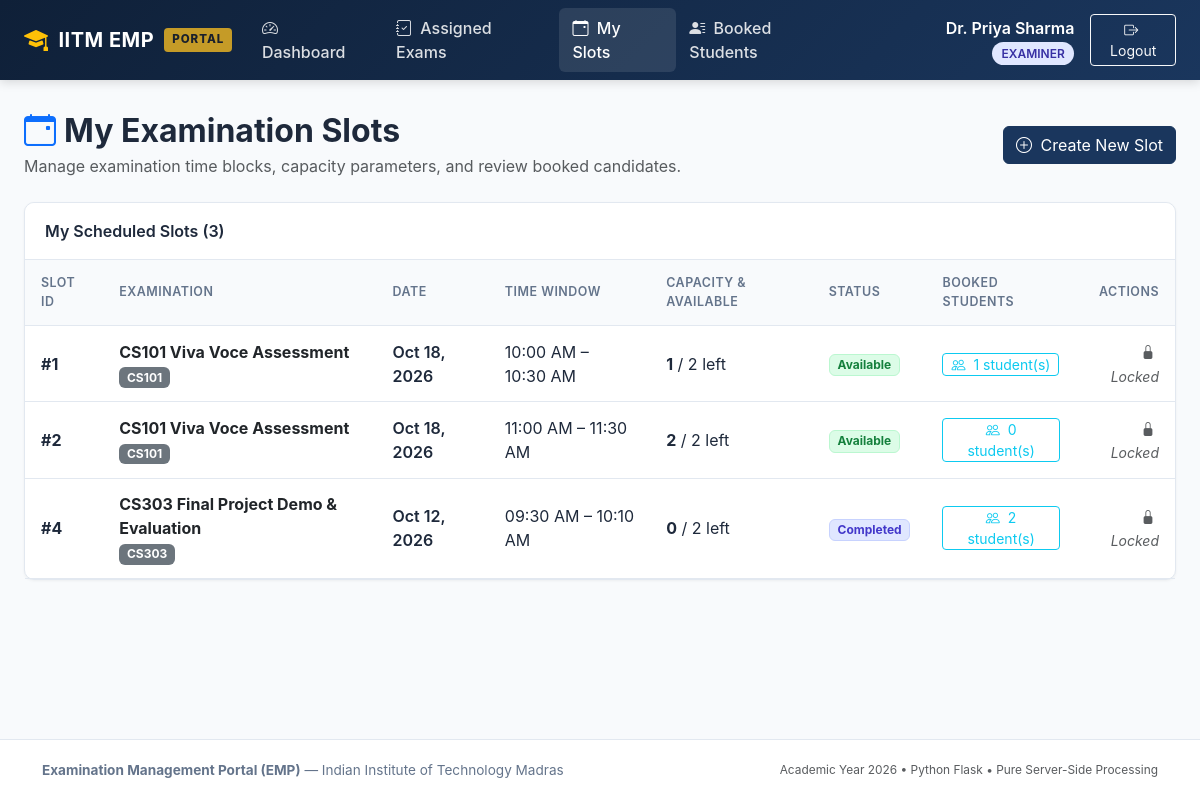
The page /examiner/slots (signed in) on the database its author committed.
### models/user.py (models this page shows, shortened)
class User(UserMixin, db.Model):
    __tablename__ = 'users'
    id = db.Column(db.Integer, primary_key=True, autoincrement=True)
    name = db.Column(db.String(150), nullable=False)
    email = db.Column(db.String(150), unique=True, nullable=False, index=True)
    password_hash = db.Column(db.String(256), nullable=False)
    role = db.Column(db.String(20), nullable=False)
    status = db.Column(db.String(20), nullable=False, default='active')
    created_at = db.Column(db.DateTime, default=datetime.now, nullable=False)
    examiner_profile = db.relationship('ExaminerProfile', back_populates='user', uselist=False, cascade='all, delete-orphan')
    slots = db.relationship('ExaminationSlot', back_populates='examiner', foreign_keys='ExaminationSlot.examiner_id', cascade='all, delete-orphan')
    bookings = db.relationship('Booking', back_populates='student', foreign_keys='Booking.student_id', cascade='all, delete-orphan')

### models/slot.py (models this page shows, shortened)
class ExaminationSlot(db.Model):
    __tablename__ = 'examination_slots'
    slot_id = db.Column(db.Integer, primary_key=True, autoincrement=True)
    examination_id = db.Column(db.Integer, db.ForeignKey('examinations.exam_id', ondelete='CASCADE'), nullable=False)
    examiner_id = db.Column(db.Integer, db.ForeignKey('users.id', ondelete='CASCADE'), nullable=False)
    date = db.Column(db.Date, nullable=False)
    start_time = db.Column(db.Time, nullable=False)
    end_time = db.Column(db.Time, nullable=False)
    maximum_student_capacity = db.Column(db.Integer, nullable=False, default=1)
    available_seats = db.Column(db.Integer, nullable=False, default=1)
    status = db.Column(db.String(30), nullable=False, default='Available')
    examination = db.relationship('Examination', back_populates='slots')
    examiner = db.relationship('User', back_populates='slots', foreign_keys=[examiner_id])
    bookings = db.relationship('Booking', back_populates='slot', cascade='all, delete-orphan')

### models/examination.py (models this page shows, shortened)
class Examination(db.Model):
    __tablename__ = 'examinations'
    exam_id = db.Column(db.Integer, primary_key=True, autoincrement=True)
    course_id = db.Column(db.Integer, db.ForeignKey('courses.course_id', ondelete='CASCADE'), nullable=False)
    examination_name = db.Column(db.String(200), nullable=False)
    examination_type = db.Column(db.String(50), nullable=False)
    duration = db.Column(db.Integer, nullable=False, default=30)
    maximum_marks = db.Column(db.Float, nullable=False, default=100.0)
    slot_creation_start = db.Column(db.DateTime, nullable=False)
    slot_creation_end = db.Column(db.DateTime, nullable=False)
    slot_booking_start = db.Column(db.DateTime, nullable=False)
    slot_booking_end = db.Column(db.DateTime, nullable=False)
    status = db.Column(db.String(30), nullable=False, default='Draft')
    course = db.relationship('Course', back_populates='examinations')
    rubrics = db.relationship('Rubric', back_populates='examination', cascade='all, delete-orphan')
    slots = db.relationship('ExaminationSlot', back_populates='examination', cascade='all, delete-orphan')

### models/course.py (models this page shows, shortened)
class Course(db.Model):
    __tablename__ = 'courses'
    course_id = db.Column(db.Integer, primary_key=True, autoincrement=True)
    course_code = db.Column(db.String(50), unique=True, nullable=False, index=True)
    course_name = db.Column(db.String(200), nullable=False)
    description = db.Column(db.Text, nullable=True)
    status = db.Column(db.String(20), nullable=False, default='active')
    examinations = db.relationship('Examination', back_populates='course', cascade='all, delete-orphan')

### routes/examiner.py (the view)
@examiner_bp.route('/slots')
def slots():
    now = datetime.now()
    exam_filter = request.args.get('exam_id')
    query = ExaminationSlot.query.filter_by(examiner_id=current_user.id)
    if exam_filter:
        query = query.filter_by(examination_id=exam_filter)
    my_slots = query.order_by(ExaminationSlot.date.desc(), ExaminationSlot.start_time.asc()).all()
    examinations = Examination.query.filter(Examination.status != 'Draft').all()
    return render_template('examiner/slots.html', slots=my_slots, examinations=examinations, selected_exam_id=exam_filter, now=now)

### routes/examiner.py (called while the page is built)
@examiner_bp.before_request
@login_required
@role_required('examiner')
def check_examiner():
    pass

### templates/examiner/slots.html (shortened to what this page needs)
{% extends 'base.html' %}
{% block content %}
<div class="d-flex flex-column flex-md-row justify-content-between align-items-md-center mb-4 gap-2">
  <div>
    <h2 class="fw-bold mb-1"><i class="bi bi-calendar-event text-primary me-2"></i>My Examination Slots</h2>
    <p class="text-muted mb-0">Manage examination time blocks, capacity parameters, and review booked candidates.</p>
  </div>
  <div>
    <a href="{{ url_for('examiner.new_slot') }}" class="btn btn-emp-primary">
      <i class="bi bi-plus-circle me-1"></i> Create New Slot
    </a>
  </div>
</div>
<div class="emp-card">
  <div class="emp-card-header d-flex justify-content-between align-items-center">
    <span>My Scheduled Slots ({{ slots|length }})</span>
  </div>
  <div class="table-responsive">
    <table class="emp-table">
      <thead>
        <tr>
          <th>Slot ID</th>
          <th>Examination</th>
          <th>Date</th>
          <th>Time Window</th>
          <th>Capacity & Available</th>
          <th>Status</th>
          <th>Booked Students</th>
          <th class="text-end">Actions</th>
        </tr>
      </thead>
      <tbody>
        {% for slot in slots %}
        {% set exam = slot.examination %}
        {% set can_modify = (exam.slot_creation_start <= now <= exam.slot_creation_end) and (now < exam.slot_booking_start) %}
        <tr>
          <td class="fw-bold">#{{ slot.slot_id }}</td>
          <td>
            <div class="fw-bold text-dark">{{ exam.examination_name }}</div>
            <span class="badge bg-secondary small">{{ exam.course.course_code }}</span>
          </td>
          <td class="fw-semibold">{{ slot.date | date_format }}</td>
          <td>{{ slot.start_time | time_format }} &ndash; {{ slot.end_time | time_format }}</td>
          <td>
            <span class="fw-bold">{{ slot.available_seats }}</span> / {{ slot.maximum_student_capacity }} left
          </td>
          <td>
            {% if slot.status == 'Available' %}
              <span class="badge badge-status-available">Available</span>
            {% elif slot.status == 'Full' %}
              <span class="badge badge-status-full">Full</span>
            {% elif slot.status == 'Cancelled' %}
              <span class="badge badge-status-cancelled">Cancelled</span>
            {% else %}
              <span class="badge badge-status-completed">Completed</span>
            {% endif %}
          </td>
          <td>
            <a href="{{ url_for('examiner.students', exam_id=exam.exam_id) }}" class="btn btn-sm btn-outline-info py-0">
              <i class="bi bi-people me-1"></i> {{ slot.bookings|length }} student(s)
            </a>
          </td>
          <td class="text-end">
            {% if can_modify %}
              <div class="d-inline-flex gap-1">
                <a href="{{ url_for('examiner.edit_slot', slot_id=slot.slot_id) }}" class="btn btn-sm btn-outline-secondary" title="Edit Slot Details">
                  <i class="bi bi-pencil"></i>
                </a>
                <form method="POST" action="{{ url_for('examiner.delete_slot', slot_id=slot.slot_id) }}" class="d-inline" onsubmit="return confirm('Are you sure you want to delete this slot?');">
                  <button type="submit" class="btn btn-sm btn-outline-danger" title="Delete Slot">
                    <i class="bi bi-trash"></i>
                  </button>
                </form>
              </div>
            {% else %}
              <span class="text-muted small fst-italic" title="Slots cannot be modified once booking window opens or creation closes">
                <i class="bi bi-lock-fill me-1"></i> Locked
              </span>
            {% endif %}
          </td>
        </tr>
        {% endfor %}
      </tbody>
    </table>
  </div>
</div>
{% endblock %}

### templates/base.html (shortened to what this page needs)
<!DOCTYPE html>
<html lang="en">
<head>
  <link href="https://cdn.jsdelivr.net/npm/bootstrap@5.3.3/dist/css/bootstrap.min.css" rel="stylesheet">
  <link href="https://cdn.jsdelivr.net/npm/bootstrap-icons@1.11.3/font/bootstrap-icons.min.css" rel="stylesheet">
  <link rel="stylesheet" href="{{ url_for('static', filename='css/style.css') }}">
</head>
<body>
  <nav class="navbar navbar-expand-lg navbar-dark emp-navbar sticky-top">
    <div class="container-fluid px-lg-4">
      <a class="navbar-brand emp-brand" href="{{ url_for('index') }}">
        <i class="bi bi-mortarboard-fill text-warning fs-4"></i>
        <span>IITM EMP</span>
        <span class="emp-brand-badge">PORTAL</span>
      </a>
      <div class="collapse navbar-collapse" id="empNavbarNav">
        <ul class="navbar-nav me-auto mb-2 mb-lg-0">
          {% if current_user.is_authenticated %}
            {% if current_user.role == 'admin' %}
              <li class="nav-item">
                <a class="nav-link {% if request.endpoint == 'admin.dashboard' %}active{% endif %}" href="{{ url_for('admin.dashboard') }}">
                  <i class="bi bi-speedometer2 me-1"></i> Dashboard
                </a>
              </li>
              <li class="nav-item">
                <a class="nav-link {% if 'courses' in request.endpoint %}active{% endif %}" href="{{ url_for('admin.courses') }}">
                  <i class="bi bi-journal-bookmark me-1"></i> Courses
                </a>
              </li>
              <li class="nav-item">
                <a class="nav-link {% if 'examination' in request.endpoint %}active{% endif %}" href="{{ url_for('admin.examinations') }}">
                  <i class="bi bi-file-earmark-text me-1"></i> Examinations
                </a>
              </li>
              <li class="nav-item">
                <a class="nav-link {% if 'examiners' in request.endpoint %}active{% endif %}" href="{{ url_for('admin.examiners') }}">
                  <i class="bi bi-people me-1"></i> Examiners
                </a>
              </li>
              <li class="nav-item">
                <a class="nav-link {% if 'slots' in request.endpoint %}active{% endif %}" href="{{ url_for('admin.slots') }}">
                  <i class="bi bi-calendar3 me-1"></i> Slots
                </a>
              </li>
              <li class="nav-item">
                <a class="nav-link {% if 'bookings' in request.endpoint %}active{% endif %}" href="{{ url_for('admin.bookings') }}">
                  <i class="bi bi-ticket-perforated me-1"></i> Bookings
                </a>
              </li>
              <li class="nav-item">
                <a class="nav-link {% if request.endpoint == 'admin.search' %}active{% endif %}" href="{{ url_for('admin.search') }}">
                  <i class="bi bi-search me-1"></i> Global Search
                </a>
              </li>
            {% elif current_user.role == 'examiner' and current_user.status == 'active' %}
              <li class="nav-item">
                <a class="nav-link {% if request.endpoint == 'examiner.dashboard' %}active{% endif %}" href="{{ url_for('examiner.dashboard') }}">
                  <i class="bi bi-speedometer2 me-1"></i> Dashboard
                </a>
              </li>
              <li class="nav-item">
                <a class="nav-link {% if request.endpoint == 'examiner.assigned_examinations' %}active{% endif %}" href="{{ url_for('examiner.assigned_examinations') }}">
                  <i class="bi bi-journal-check me-1"></i> Assigned Exams
                </a>
              </li>
              <li class="nav-item">
                <a class="nav-link {% if request.endpoint == 'examiner.slots' %}active{% endif %}" href="{{ url_for('examiner.slots') }}">
                  <i class="bi bi-calendar-event me-1"></i> My Slots
                </a>
              </li>
              <li class="nav-item">
                <a class="nav-link {% if request.endpoint == 'examiner.students' %}active{% endif %}" href="{{ url_for('examiner.students') }}">
                  <i class="bi bi-person-lines-fill me-1"></i> Booked Students
                </a>
              </li>
            {% endif %}
          {% endif %}
        </ul>
        <div class="d-flex align-items-center gap-3">
          {% if current_user.is_authenticated %}
            <div class="text-white text-end d-none d-md-block">
              <span class="fw-semibold">{{ current_user.name }}</span>
              <span class="user-role-badge role-{{ current_user.role }} ms-1">{{ current_user.role }}</span>
            </div>
            <a href="{{ url_for('auth.logout') }}" class="btn btn-outline-light btn-sm">
              <i class="bi bi-box-arrow-right me-1"></i> Logout
            </a>
          {% endif %}
        </div>
      </div>
    </div>
  </nav>
  <main class="container-fluid px-lg-4 py-3">
    {% block content %}{% endblock %}
  </main>
  <footer class="emp-footer text-center mt-auto">
    <div class="container">
      <div class="d-flex flex-column flex-md-row justify-content-between align-items-center">
        <div>
          <strong>Examination Management Portal (EMP)</strong> &mdash; Indian Institute of Technology Madras
        </div>
        <div class="text-muted small mt-2 mt-md-0">
          Academic Year {{ current_year }} &bull; Python Flask &bull; Pure Server-Side Processing
        </div>
      </div>
    </div>
  </footer>
</body>
</html>

### static/css/style.css (style rules this page uses)
:root { --emp-primary: #1a365d; --emp-primary-light: #2b6cb0; --emp-primary-dark: #0f2038; --emp-accent: #c59b27; --emp-accent-hover: #b0881e; --emp-bg: #f8fafc; --emp-card-bg: #ffffff; --emp-border: #e2e8f0; --emp-text-main: #1e293b; --emp-text-muted: #64748b; --emp-success: #10b981; --emp-warning: #f59e0b; --emp-danger: #ef4444; }
body { font-family: -apple-system, BlinkMacSystemFont, "Segoe UI", Roboto, "Helvetica Neue", Arial, sans-serif; background-color: var(--emp-bg); color: var(--emp-text-main); min-height: 100vh; display: flex; flex-direction: column; }
.emp-navbar { background: linear-gradient(135deg, var(--emp-primary-dark) 0%, var(--emp-primary) 100%); box-shadow: 0 2px 10px rgba(0, 0, 0, 0.15); }
.emp-brand { font-weight: 700; letter-spacing: 0.5px; color: #ffffff !important; display: flex; align-items: center; gap: 10px; }
.emp-brand-badge { background: var(--emp-accent); color: #1a202c; font-size: 0.72rem; font-weight: 800; padding: 3px 8px; border-radius: 4px; letter-spacing: 1px; }
.navbar-dark .navbar-nav .nav-link { color: rgba(255, 255, 255, 0.85); font-weight: 500; transition: all 0.2s ease; padding: 0.5rem 0.85rem; border-radius: 6px; }
.navbar-dark .navbar-nav .nav-link:hover, .navbar-dark .navbar-nav .nav-link.active { color: #ffffff; background: rgba(255, 255, 255, 0.1); }
.user-role-badge { font-size: 0.75rem; font-weight: 600; text-transform: uppercase; padding: 0.25rem 0.6rem; border-radius: 20px; }
.role-examiner { background-color: #e0e7ff; color: #3730a3; }
main { flex: 1 0 auto; }
.emp-card { background: var(--emp-card-bg); border: 1px solid var(--emp-border); border-radius: 10px; box-shadow: 0 1px 3px rgba(0, 0, 0, 0.05); transition: box-shadow 0.2s ease; }
.emp-card-header { background: #ffffff; border-bottom: 1px solid var(--emp-border); font-weight: 600; padding: 1rem 1.25rem; border-radius: 10px 10px 0 0; }
.emp-table { width: 100%; margin-bottom: 0; }
.emp-table th { background-color: #f8fafc; color: var(--emp-text-muted); font-size: 0.78rem; font-weight: 600; text-transform: uppercase; letter-spacing: 0.5px; border-top: none; border-bottom: 1px solid var(--emp-border); padding: 0.85rem 1rem; }
.emp-table td { padding: 0.85rem 1rem; vertical-align: middle; border-bottom: 1px solid var(--emp-border); }
.btn-emp-primary { background-color: var(--emp-primary); border-color: var(--emp-primary); color: #ffffff; }
.badge-status-available { background-color: #dcfce7; color: #15803d; border: 1px solid #bbf7d0; }
.badge-status-completed { background-color: #e0e7ff; color: #4338ca; border: 1px solid #c7d2fe; }
.emp-footer { background: #ffffff; border-top: 1px solid var(--emp-border); padding: 1.25rem 0; font-size: 0.85rem; color: var(--emp-text-muted); }

### rows shown on the page
User: name "Dr. Priya Sharma", role "EXAMINER"
ExaminationSlot: slot_id "1", date "Oct 18, 2026", start_time "10:00 AM", end_time "10:30 AM", available_seats "1", maximum_student_capacity "2", status "Available", bookings|length "1"
Examination: examination_name "CS101 Viva Voce Assessment"
Course: course.course_code "CS101"
ExaminationSlot: slot_id "2", date "Oct 18, 2026", start_time "11:00 AM", end_time "11:30 AM", available_seats "2", maximum_student_capacity "2", status "Available", bookings|length "0"
ExaminationSlot: slot_id "4", date "Oct 12, 2026", start_time "09:30 AM", end_time "10:10 AM", available_seats "0", maximum_student_capacity "2", status "Completed", bookings|length "2"
Examination: examination_name "CS303 Final Project Demo & Evaluation"
Course: course.course_code "CS303"

### other values the page prints
{{ slots|length }} "3"
